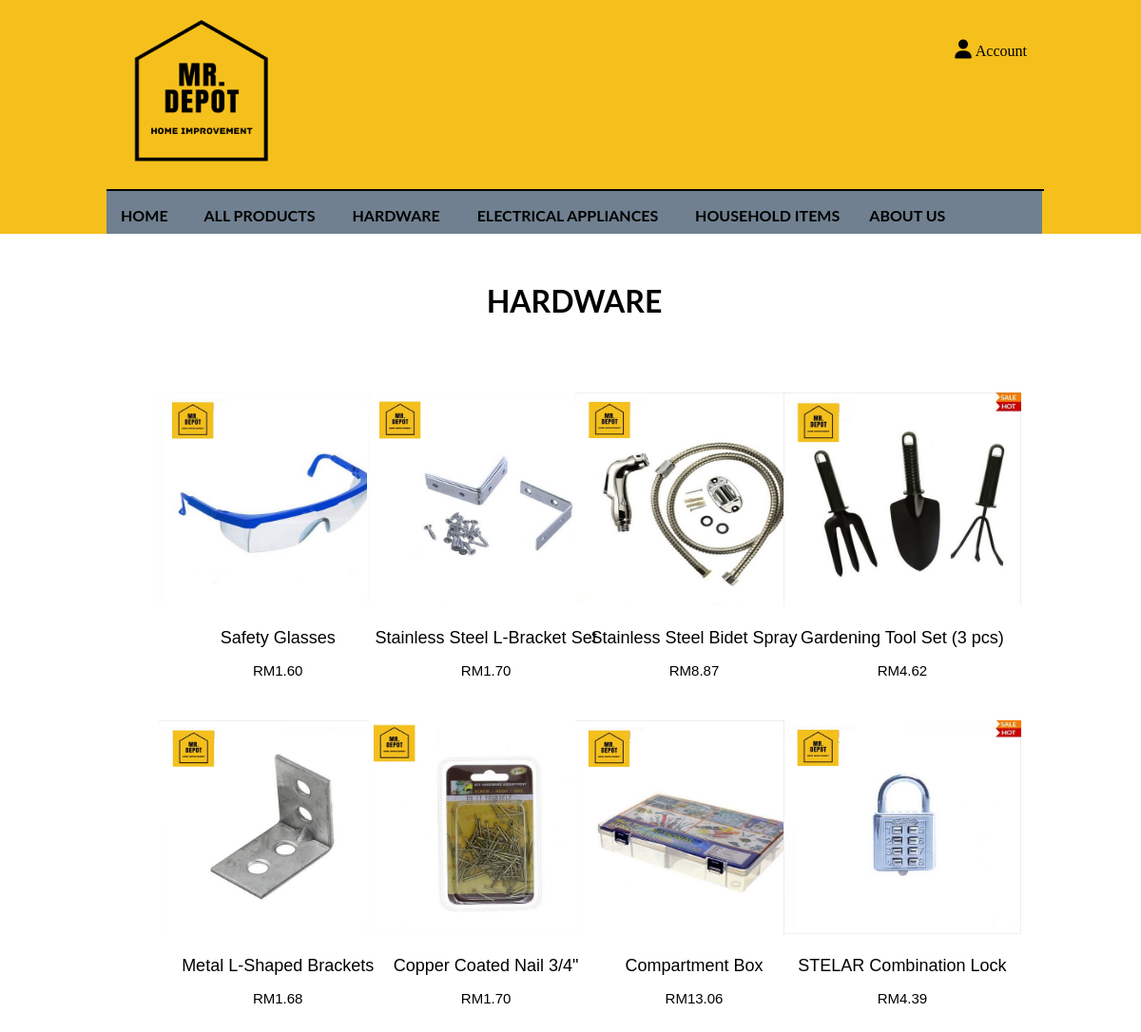
Page /category.php?category=Hardware on the committed database.
### tables this page shows
CREATE TABLE `item` (
  `itemID` varchar(255) NOT NULL,
  `name` varchar(100) NOT NULL,
  `image` varchar(255) NOT NULL,
  `price` decimal(9,2) NOT NULL,
  `category` varchar(50) NOT NULL,
  `description` varchar(255) NOT NULL
);

### category.php (the view)
<?php
	if (isset($_GET['category'])) {
		include ('header.php');
		$category = $_GET['category'];
		$sql = "SELECT * FROM item WHERE category='$category'";
		$result = $connection->query($sql);
		echo '
			<div class="body-main">
				<div class="wrap">
				<br>
					<h1 style="text-align: center; text-transform: uppercase; font-family: Lato,Arial,Helvetica Neue,Helvetica,sans-serif;">'.$category.'</h1>
					<br><br><br>
					<div class="catalog-content">
						<form action="product.php" method="GET">
		';
							while ($item = $result->fetch_array()) {
								echo '
									<div class="catalog-gridx4">
										<button type="submit" class="btn-item-detail" name="product-detail" value="'.$item["itemID"].'">
										<img class="img-border" src="'.$item["image"].'" width="250px" height="225px">
										<div class="item-info">
											<div class="item-name">'.$item["name"].'</div>
											<br>
											<div class="item-price">RM'.$item["price"].'</div>
										</div>
									</button>
									</div>
								';
							}
		echo '
						</form>
					</div>
				</div>
			</div>
		';
	} else if (isset($_GET['all'])) {
		include ('header.php');
		$sql = "SELECT * FROM item";
		$result = $connection->query($sql);
		echo '
			<div class="body-main">
				<div class="wrap">
				<br>
					<h1 style="text-align: center; text-transform: uppercase; font-family: Lato,Arial,Helvetica Neue,Helvetica,sans-serif;">'.$_GET['all'].'</h1>
					<br><br><br>
					<div class="catalog-content">
						<form action="product.php" method="GET">
		';
							while ($item = $result->fetch_array()) {
								echo '
									<div class="catalog-gridx4">
										<button type="submit" class="btn-item-detail" name="product-detail" value="'.$item["itemID"].'">
										<img class="img-border" src="'.$item["image"].'" width="250px" height="225px">
										<div class="item-info">
											<div class="item-name">'.$item["name"].'</div>
											<br>
											<div class="item-price">RM'.$item["price"].'</div>
										</div>
									</button>
									</div>
								';
							}
		echo '
						</form>
					</div>
				</div>
			</div>
		';
	} else {
		header('location:404.php');
	}
?>

### css/style.css (style rules this page uses)
body { margin :0px; overflow-x: hidden; font-family: Calibri; }
form { width: 100%; }
::placeholder { color:black; }
.img-border { border: 0px solid black; }
.body-main { display: -webkit-box; }
.wrap { padding: 1%; width: 82%; margin: 0 120px 0 100px; }
.catalog-content { margin: 0 4% 0 5%; }
.catalog-content button.btn-item-detail { background: none; border: none; text-align: left; }
.item-info { padding: 20px 0px; position: relative; text-align: center; font-family: inherit; }
.item-info .item-name { font-size: 18px; }
.item-info .item-price { font-size: 15px; }
.catalog-gridx4 { display: inline-block; width: 24%; margin-bottom: 20px; height: 325px; max-height: 325px; }

### rows in the picture
item: image (picture), name "Safety Glasses", price "1.60"
item: image (picture), name "Stainless Steel L-Bracket Set", price "1.70"
item: image (picture), name "Stainless Steel Bidet Spray", price "8.87"
item: image (picture), name "Gardening Tool Set (3 pcs)", price "4.62"
item: image (picture), name "Metal L-Shaped Brackets", price "1.68"
item: image (picture), name "Copper Coated Nail 3/4\"", price "1.70"
item: image (picture), name "Compartment Box", price "13.06"
item: image (picture), name "STELAR Combination Lock", price "4.39"

### other values in the picture
$category "HARDWARE"
